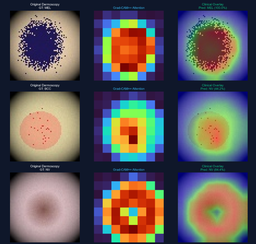
#> input picture skin_lesions/camplusplus_exp.png, 256 x 244 px, shrunk from 767 x 730 before the run
$ python -i feature_extractor.py   (imports and definitions only)   (older library calls are emulated)
#> lines starting #> are read from the running program, lines starting #| are printed output that depends on the picture
"""
Feature Extraction Pipeline for Colorectal Histology Baseline.
Implements handcrafted texture & color descriptors as defined in Kather et al. (2016):
1. Multiscale Local Binary Patterns (LBP)
2. Gray-Level Co-occurrence Matrix (GLCM / Haralick features)
3. Gabor Filter Bank (Multi-scale, Multi-orientation energy & moments)
4. Color Features (RGB, HSV, CIE-Lab statistical moments and histograms)
"""

import os
import sys
from pathlib import Path
from typing import List, Tuple, Optional, Dict
import numpy as np
from scipy import stats
from scipy import ndimage
from skimage import color
from skimage.feature import local_binary_pattern, graycomatrix, graycoprops
from skimage.filters import gabor_kernel
from PIL import Image
from tqdm import tqdm
from joblib import Parallel, delayed


class CombinedFeatureExtractor:
    """
    Extracts LBP, GLCM, Gabor, and Color features from histology RGB image patches.
    """

    def __init__(
        self,
        lbp_radii_points: List[Tuple[int, int]] = [(1, 8), (2, 16), (3, 24)],
        glcm_distances: List[int] = [1, 2, 3, 5],
        glcm_angles: List[float] = [0, np.pi/4, np.pi/2, 3*np.pi/4],
        gabor_frequencies: List[float] = [0.05, 0.1, 0.2, 0.35],
        gabor_orientations: List[float] = [0, np.pi/6, np.pi/3, np.pi/2, 2*np.pi/3, 5*np.pi/6],
        include_lbp: bool = True,
        include_glcm: bool = True,
        include_gabor: bool = True,
        include_color: bool = True
    ):
        self.lbp_radii_points = lbp_radii_points
        self.glcm_distances = glcm_distances
        self.glcm_angles = glcm_angles
        self.gabor_frequencies = gabor_frequencies
        self.gabor_orientations = gabor_orientations

        self.include_lbp = include_lbp
        self.include_glcm = include_glcm
        self.include_gabor = include_gabor
        self.include_color = include_color

        # Precompute Gabor kernels for fast convolution
        self.gabor_kernels = []
        for freq in self.gabor_frequencies:
            for theta in self.gabor_orientations:
                # Real and Imaginary Gabor kernels
                kernel_real = np.real(gabor_kernel(freq, theta=theta))
                kernel_imag = np.imag(gabor_kernel(freq, theta=theta))
                self.gabor_kernels.append((kernel_real, kernel_imag))

    def extract_lbp_features(self, gray_img: np.ndarray) -> np.ndarray:
        """
        Extracts multi-scale uniform Local Binary Pattern histograms.
        gray_img: 2D uint8 array (H, W)
        """
        lbp_feats = []
        for radius, n_points in self.lbp_radii_points:
            # 'uniform' LBP creates n_points + 2 output bin categories
            lbp = local_binary_pattern(gray_img, P=n_points, R=radius, method='uniform')
            n_bins = n_points + 2
            hist, _ = np.histogram(lbp.ravel(), bins=n_bins, range=(0, n_bins), density=True)
            lbp_feats.append(hist)
        return np.concatenate(lbp_feats)

    def extract_glcm_features(self, gray_img: np.ndarray) -> np.ndarray:
        """
        Extracts Haralick texture features from Gray-Level Co-occurrence Matrix.
        gray_img: 2D uint8 array (H, W)
        """
        # Quantize to 64 levels for robust co-occurrence statistics
        gray_quantized = (gray_img // 4).astype(np.uint8)

        glcm = graycomatrix(
            gray_quantized,
            distances=self.glcm_distances,
            angles=self.glcm_angles,
            levels=64,
            symmetric=True,
            normed=True
        )

        properties = ['contrast', 'dissimilarity', 'homogeneity', 'energy', 'correlation', 'ASM']
        feats = []
        for prop in properties:
            val = graycoprops(glcm, prop)  # Shape: (len(distances), len(angles))
            # Include all distance-angle combinations
            feats.append(val.ravel())
            # Also include aggregate mean and standard deviation across angles
            feats.append(np.mean(val, axis=1))
            feats.append(np.std(val, axis=1))

        return np.concatenate(feats)

    def extract_gabor_features(self, gray_img: np.ndarray) -> np.ndarray:
        """
        Extracts mean response and energy across a 2D Gabor filter bank.
        gray_img: 2D float array (H, W) in [0, 1]
        """
        gabor_feats = []
        img_float = gray_img.astype(np.float64) / 255.0

        for kernel_real, kernel_imag in self.gabor_kernels:
            # 2D spatial convolution
            filtered_real = ndimage.convolve(img_float, kernel_real, mode='reflect')
            filtered_imag = ndimage.convolve(img_float, kernel_imag, mode='reflect')

            # Response magnitude
            magnitude = np.hypot(filtered_real, filtered_imag)

            # First and second order energy moments
            mean_val = np.mean(magnitude)
            std_val = np.std(magnitude)
            energy_val = np.mean(magnitude ** 2)

            gabor_feats.extend([mean_val, std_val, energy_val])

        return np.array(gabor_feats, dtype=np.float64)

    def extract_color_features(self, rgb_img: np.ndarray) -> np.ndarray:
        """
        Extracts statistical moments (mean, std, skewness) in RGB, HSV, and CIE-Lab spaces,
        plus color histograms.
        rgb_img: 3D uint8 array (H, W, 3)
        """
        color_feats = []

        # 1. RGB Moments
        rgb_float = rgb_img.astype(np.float64) / 255.0
        for c in range(3):
            ch = rgb_float[:, :, c].ravel()
            mean_val = np.mean(ch)
            std_val = np.std(ch)
            skew_val = stats.skew(ch)
            color_feats.extend([mean_val, std_val, skew_val])

        # 2. HSV Moments & Histograms
        hsv_img = color.rgb2hsv(rgb_img)
        for c in range(3):
            ch = hsv_img[:, :, c].ravel()
            mean_val = np.mean(ch)
            std_val = np.std(ch)
            skew_val = stats.skew(ch)
            color_feats.extend([mean_val, std_val, skew_val])

        # Hue & Saturation histograms
        hue_hist, _ = np.histogram(hsv_img[:, :, 0].ravel(), bins=16, range=(0, 1), density=True)
        sat_hist, _ = np.histogram(hsv_img[:, :, 1].ravel(), bins=8, range=(0, 1), density=True)
        color_feats.extend(hue_hist)
        color_feats.extend(sat_hist)

        # 3. CIE-Lab Moments
        lab_img = color.rgb2lab(rgb_img)
        for c in range(3):
            ch = lab_img[:, :, c].ravel()
            mean_val = np.mean(ch)
            std_val = np.std(ch)
            skew_val = stats.skew(ch)
            color_feats.extend([mean_val, std_val, skew_val])

        # 4. RGB 8-bin marginal histograms
        for c in range(3):
            ch_hist, _ = np.histogram(rgb_float[:, :, c].ravel(), bins=8, range=(0, 1), density=True)
            color_feats.extend(ch_hist)

        return np.array(color_feats, dtype=np.float64)

    def extract_single_image(self, rgb_img: np.ndarray) -> np.ndarray:
        """
        Extracts and concatenates all requested descriptors for a single RGB image.
        Returns a 1D float64 feature vector.
        """
        # Grayscale conversion for texture extraction
        if rgb_img.ndim == 3:
            gray_img = (color.rgb2gray(rgb_img) * 255.0).astype(np.uint8)
        else:
            gray_img = rgb_img
            rgb_img = np.stack([rgb_img]*3, axis=-1)

        feature_blocks = []

        if self.include_lbp:
            lbp_v = self.extract_lbp_features(gray_img)
            feature_blocks.append(lbp_v)

        if self.include_glcm:
            glcm_v = self.extract_glcm_features(gray_img)
            feature_blocks.append(glcm_v)

        if self.include_gabor:
            gabor_v = self.extract_gabor_features(gray_img)
            feature_blocks.append(gabor_v)

        if self.include_color:
            color_v = self.extract_color_features(rgb_img)
            feature_blocks.append(color_v)

        return np.concatenate(feature_blocks).astype(np.float64)


# [50 lines left out: function extract_features_parallel, not called in this run]


# [10 lines not run here, left out]

>>> import cv2
>>> picture = cv2.cvtColor(cv2.imread('skin_lesions/camplusplus_exp.png'), cv2.COLOR_BGR2RGB)
>>> result = CombinedFeatureExtractor().extract_single_image(picture)
#> in extract_single_image, `gray_img = (color.rgb2gray(rgb_img) * 255.0).astype(np.uint8)`:
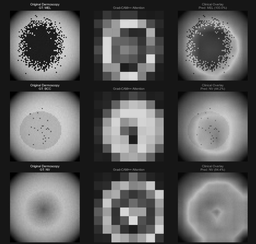
#> gray_img: shape (244, 256); min 0, max 230, mean 92.2
#> the loop in extract_lbp_features, `for radius, n_points in self.lbp_radii_points: # 'uniform' LBP creates..` made 3 passes
#> pass 1, in extract_lbp_features, `lbp = local_binary_pattern(gray_img, P=n_points, R=radius, method='uni..`:
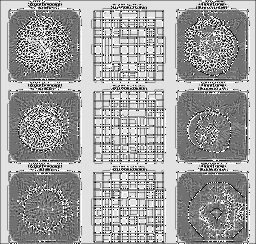
#> lbp: shape (244, 256) float64; min 0, max 9, mean 5.72; drawn with min black and max white
#> pass 3, in extract_lbp_features, `lbp = local_binary_pattern(gray_img, P=n_points, R=radius, method='uni..`:
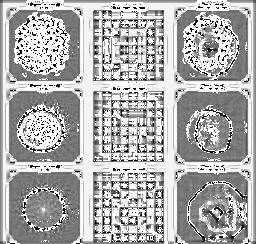
#> lbp: shape (244, 256) float64; min 0, max 25, mean 17.2; drawn with min black and max white
#> after the loop in extract_lbp_features, `for radius, n_points in self.lbp_radii_points:`: lbp_feats = 3 items
#> in extract_single_image, `lbp_v = self.extract_lbp_features(gray_img)`: lbp_v = 54 values, max 0.306 at index 8, min 0.00229 at index 32, mean 0.0556
#> in extract_glcm_features, `gray_quantized = (gray_img // 4).astype(np.uint8)`:
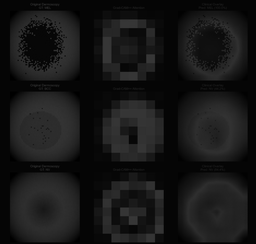
#> gray_quantized: shape (244, 256); min 0, max 57, mean 22.7
#> after the loop in extract_glcm_features, `for prop in properties:`: feats = 18 items
#> in extract_single_image, `glcm_v = self.extract_glcm_features(gray_img)`: glcm_v = 144 values, max 136.4 at index 15, min 0.00153 at index 141, mean 9.62
#> the loop in extract_gabor_features, `for kernel_real, kernel_imag in self.gabor_kernels:` made 24 passes
#> (mean_val, std_val, energy_val) on passes 1 to 12: (0.0176, 0.0173, 0.000609), (0.0155, 0.0124, 0.000393), (0.0148, 0.0132, 0.000393), (0.0172, 0.0183, 0.000632), (0.015, 0.0131, 0.000396), (0.0159, 0.0129, 0.000418), (0.0132, 0.0146, 0.000386), (0.00766, 0.00769, 0.000118), (0.00726, 0.00812, 0.000119), (0.0118, 0.0161, 0.000398), (0.00776, 0.00832, 0.000129), (0.00769, 0.00753, 0.000116)
#> pass 1, in extract_gabor_features, `magnitude = np.hypot(filtered_real, filtered_imag)`:
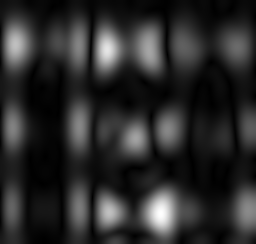
#> magnitude: shape (244, 256) float64; min 2.51e-05, max 0.104, mean 0.0176; drawn with min black and max white
#> after the loop in extract_gabor_features, `for kernel_real, kernel_imag in self.gabor_kernels:`:
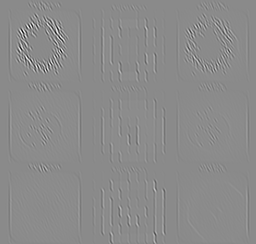
#> filtered_real: shape (244, 256) float64; min -0.0893, max 0.0757, mean 0.000688; drawn with min black and max white
#> after the loop in extract_gabor_features, `for kernel_real, kernel_imag in self.gabor_kernels:`:
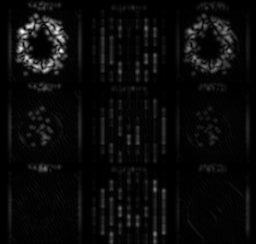
#> magnitude: shape (244, 256) float64; min 1.09e-06, max 0.0899, mean 0.00369; drawn with min black and max white
#> after the loop in extract_gabor_features, `for kernel_real, kernel_imag in self.gabor_kernels:`: gabor_feats = 72 values, max 0.0183 at index 10, min 5.85e-05 at index 53, mean 0.00663
#> in extract_single_image, `gabor_v = self.extract_gabor_features(gray_img)`: gabor_v has the same summary as gabor_feats in extract_gabor_features
#> the loop in extract_color_features, `for c in range(3):` made 3 passes
#> (mean_val, std_val, skew_val) on passes 1 to 3: (0.378, 0.303, 0.453), (0.36, 0.271, 0.466), (0.36, 0.22, 0.52)
#> after the loop in extract_color_features, `for c in range(3):`: color_feats = [0.378, 0.303, 0.453, 0.36, 0.271, 0.466, 0.36, 0.22, 0.52]
#> in extract_color_features, `hsv_img = color.rgb2hsv(rgb_img)`: hsv_img: shape (244, 256, 3) float64; mean of channels 0, 1, 2 0.468, 0.557, 0.517
#> the loop in extract_color_features, `for c in range(3):` made 3 passes
#> (mean_val, std_val, skew_val) on passes 1 to 3: (0.468, 0.288, -0.214), (0.557, 0.222, -0.298), (0.517, 0.285, -0.0176)
#> after the loop in extract_color_features, `for c in range(3):`: color_feats = [0.378, 0.303, 0.453, 0.36, 0.271, 0.466, 0.36, 0.22, 0.52, 0.468, 0.288, -0.214, 0.557, 0.222, -0.298, 0.517, 0.285, -0.0176]
#> in extract_color_features, `hue_hist, _ = np.histogram(hsv_img[:, :, 0].ravel(), bins=16, range=(0..`: hue_hist = [1.84, 1.79, 1.1, 0.311, 0.405, 0.309, 0.291, 0.384, 0.529, 4.66, 1.93, 0.735, 0.518, 0.0364, 0.0482, 1.13]
#> in extract_color_features, `sat_hist, _ = np.histogram(hsv_img[:, :, 1].ravel(), bins=8, range=(0,..`: sat_hist = [0.0913, 0.797, 0.971, 0.828, 1.06, 3.01, 0.663, 0.579]
#> in extract_color_features, `lab_img = color.rgb2lab(rgb_img)`: lab_img: shape (244, 256, 3) float64; mean of channels 0, 1, 2 39.6, 7, 0.5
#> the loop in extract_color_features, `for c in range(3):` made 3 passes
#> (mean_val, std_val, skew_val) on passes 1 to 3: (39.57, 27.11, 0.125), (6.97, 22.85, -0.444), (0.505, 32.34, 0.386)
#> after the loop in extract_color_features, `for c in range(3):`: color_feats = 51 values, max 39.57 at index 42, min -0.444 at index 47, mean 3.11
#> the loop in extract_color_features, `for c in range(3):` made 3 passes
#> ch_hist on passes 1 to 3: [2.6, 1.07, 0.775, 0.733, 0.577, 0.877, 0.875, 0.496], [2.91, 0.802, 0.675, 0.785, 1.03, 1.1, 0.434, 0.267], [0.547, 2.85, 1.14, 1.01, 1.33, 0.831, 0.155, 0.143]
#> after the loop in extract_color_features, `for c in range(3):`: color_feats = 75 values, max 39.57 at index 42, min -0.444 at index 47, mean 2.43
#> in extract_single_image, `color_v = self.extract_color_features(rgb_img)`: color_v has the same summary as color_feats in extract_color_features
#> result = 345 values, max 136.4 at index 69, min -0.444 at index 317, mean 4.55
